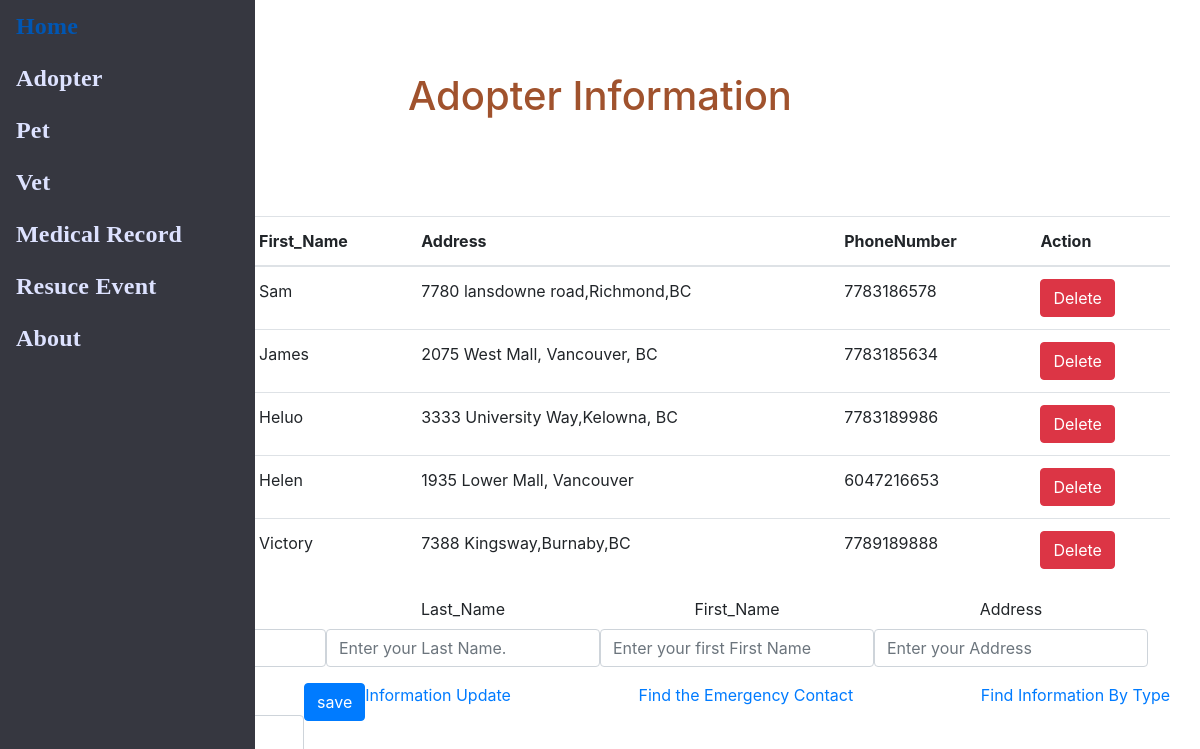
The app's page /AdopterManage.php with its own data.
### tables this page shows
CREATE TABLE Adopter(
ID INTEGER PRIMARY KEY,
Last_Name Char(100),
First_Name Char(100),
Address Char(100),
PhoneNumber Char(20)
);

### AdopterManage.php (the view, shortened to what this page needs)
<!DOCTYPE html>
<html>
    <head>
    <link rel="stylesheet" href="https://maxcdn.bootstrapcdn.com/bootstrap/4.5.2/css/bootstrap.min.css">
     <link rel="stylesheet" href="./CSS/style.css" />
    <body>
    <div class="row justify-content-center">
        <form action="process.php" method="POST">
            <div class="form-group">
<html>
    <head>
    <link rel="stylesheet" href="https://maxcdn.bootstrapcdn.com/bootstrap/4.5.2/css/bootstrap.min.css">
    <body>
    <br>
    <br>
    <br>
<h1 style= "text-align: center;
                      color:#a0522d;" >Adopter Information</h1>
                      <br>
                      <br>
                      <br>
      <div class="nav">
      <ul class="nav flex-column">
        <li class="nav-item">
          <a class="nav-link active navfont" href="./index.php">Home</a>
        </li>
        <li class="nav-item">
          <a class="nav-link navfont" href="./AdopterManage.php">Adopter</a>
        </li>
        <li class="nav-item">
	<a class="nav-link navfont" href="./Pet.php">Pet</a>
        </li>
        <li class="nav-item">
          <a class="nav-link navfont" href="./vet.php">Vet</a>
        </li>
        <li class="nav-item">
          <a class="nav-link navfont" href="./MedicalRecord.php">Medical Record</a>
        </li>
        <li class="nav-item">
          <a class="nav-link navfont" href="./RescueEvent.php">Resuce Event</a>
        </li>
        <li class="nav-item">
          <a class="nav-link navfont" href="./About.php">About</a>
        </li>
      </ul>
    </div>
    </div>
    <?php require_once 'process.php'; ?>
    <div class="container">
    <div class="row justify-content-center">
            <table class="table">
                    <thead>
                        <tr>
                            <th>ID</th>
                            <th>Last_Name</th>
                            <th>First_Name</th>
                            <th>Address</th>
                            <th>PhoneNumber</th>
                            <th colspan="2">Action</th>
                        </tr>
                    </thead>
            <?php
            $mysqli = new mysqli('localhost','root','root','project') or die(mysqli_error($mysqli));
            $result = $mysqli->query("SELECT * FROM Adopter ") or die($mysqli->error);
            ?>
<?php
            while ($row = $result->fetch_assoc()): ?>
                    <tr>
                        <td><?php echo $row['ID']; ?></td>
                        <td><?php echo $row['Last_Name']; ?></td>
                        <td><?php echo $row['First_Name']; ?></td>
                        <td><?php echo $row['Address']; ?></td>
                        <td><?php echo $row['PhoneNumber']; ?></td>
                        <td>
                            <a href="process.php?delete=<?php echo $row["ID"]; ?>"
                               class="btn btn-danger">Delete</a>
                        </td>
                    </tr>
                <?php endwhile; ?>
                </table>
            </div>
    <div class="row justify-content-center" >
        <form action="process.php" method="POST">
            <div class="form-group" style="text-align:center;" >
            <label>ID</label>
            </div>
            <div class="form-group" style="text-align:center;">
            <label>Last_Name</label>
            <input type="text" name="Last_Name" class="form-control"
                    placeholder="Enter your Last Name.">
            </div>
            <div class="form-group" style="text-align:center;">
            <label>First_Name</label>
            <input type="text" name="First_Name"
                   class="form-control" placeholder="Enter your first First Name">
            </div>
            <div class="form-group" style="text-align:center;">
            <label>Address</label>
            <input type="text" name="Address"
                    class="form-control" placeholder="Enter your Address">
            </div>
            <div class="form-group" style="text-align:center;">
            <label>PhoneNumber</label>
            </div>
            <div class="form-group">
                <button type="submit" class="btn btn-primary" name="save">save</button>
            </div>
            <br>
            <br>
            <br>
            <a href ="./AdopterUpdate.php"> Information Update </a>
            <div class="col"></div>
            <a href ="./EmerContact.php"> Find the Emergency Contact </a>
            <div class="col"></div>
            <a href ="./projectionAdopter.php"> Find Information By Type </a>
        </div>
    </div>
    </div>
    </body>
    </html>

### CSS/style.css (style rules this page uses)
.nav { position: absolute; width: 255px; height: 100%; left: 0px; top: 0px; background: #363740; }
.navfont { font-family: "Mulish"; font-style: bold; font-weight: bold; font-size: 24px; letter-spacing: 0.2px; color: #dde2ff; }

### records on screen
adopter: First_Name "Sam", Address "7780 lansdowne road,Richmond,BC", PhoneNumber "7783186578"
adopter: First_Name "James", Address "2075 West Mall, Vancouver, BC", PhoneNumber "7783185634"
adopter: First_Name "Heluo", Address "3333 University Way,Kelowna, BC", PhoneNumber "7783189986"
adopter: First_Name "Helen", Address "1935 Lower Mall, Vancouver", PhoneNumber "6047216653"
adopter: First_Name "Victory", Address "7388 Kingsway,Burnaby,BC", PhoneNumber "7789189888"
